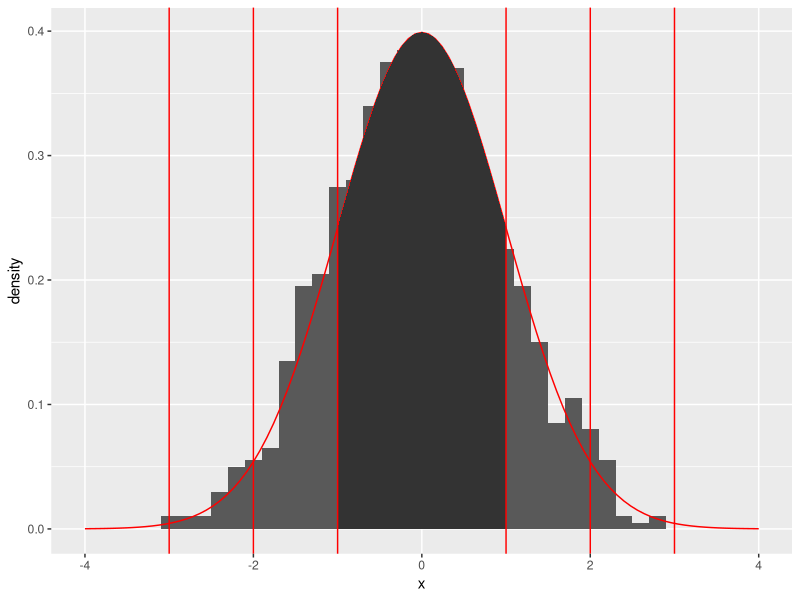
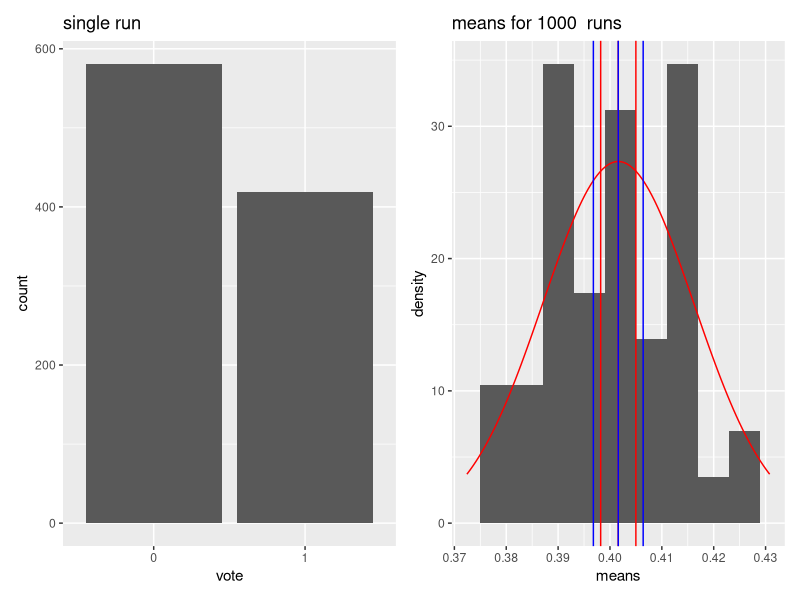

R code for these plots, in order:
## ---- chunk 1
knitr::opts_chunk$set(echo = TRUE)
if(!require("ggplot2")) { install.packages('ggplot2', repos = "http://cran.us.r-project.org"); library("ggplot2") }
## ---- chunk 2
df1 <- data.frame(x = rnorm(1000))
p1 <- ggplot(df1, aes(x)) + theme(legend.position="none") + xlim(-4, 4)
p1 <- p1 + geom_histogram(aes(y=after_stat(density)), binwidth=0.2, na.rm=TRUE)
p1 <- p1 + stat_function(fun=dnorm, args=list(mean=0, sd=1), colour="red")
p1 <- p1 + stat_function(fun=dnorm, xlim = c(-1, 1), geom = "area")
vline_data = data.frame(x_int = c(-3, -2, -1, 1, 2, 3))
p1 + geom_vline(xintercept=vline_data$x_int, colour="red")
## ---- chunk 3
v <- 0.975
## ---- chunk 4
#' n: # number of rexp samples for each mean
#' k: # number of means
generate_means <- function(n, years, prob) {
  #' collect k means, each with n samples, in an array
  sample_means = NULL
  for (i in 1:years) sample_means = c(sample_means, mean(rbinom(n, size=1, prob=prob)))
  means_df <- data.frame(means = sample_means)
  means_df
}
## ---- chunk 5
#' https://bookdown.org/yihui/rmarkdown-cookbook/font-color.html
colorize <- function(x, color) {
  if (knitr::is_latex_output()) {
    sprintf("\\textcolor{%s}{%s}", color, x)
  } else if (knitr::is_html_output()) {
    sprintf("<span style='color: %s;'>%s</span>", color,
      x)
  } else x
}
## ---- chunk 6
N <- 1000
years <- 50
p <- 0.4
df3 <- data.frame(vote = factor(rbinom(N, size=1, prob=p)))
df4 <- generate_means(N, years, p)
XBar_n <- mean(df4$means)
low  <- function(quant) { XBar_n - qnorm(quant)*sd(df4$means)/sqrt(length(df4$means)) }
high <- function(quant) { XBar_n + qnorm(quant)*sd(df4$means)/sqrt(length(df4$means)) }
vline_data <- function(quant) { data.frame(x_int = c(low(quant), XBar_n, high(quant))) }
vline_95 <- vline_data(0.95)
vline_99 <- vline_data(0.99)
## ---- chunk 7
p3 <- ggplot(df3, aes(vote))+ geom_bar() + ggtitle("single run")
## ---- chunk 8
p4 <- ggplot(df4, aes(means)) + theme(legend.position="none") + ggtitle(paste("means for", as.character(N), " runs"))
p4 <- p4 + geom_histogram(aes(y=after_stat(density)), binwidth=0.006, na.rm=TRUE)
p4 <- p4 + stat_function(fun=dnorm, args=list(mean=XBar_n, sd=sd(df4$means)), colour="red")
p4 <- p4 + xlim(XBar_n + c(-1,1) * 2*sd(df4$means))
p4 <- p4 + geom_vline(xintercept=vline_95$x_int, colour="red")
p4 <- p4 + geom_vline(xintercept=vline_99$x_int, colour="blue")
## ---- chunk 9
library(patchwork)
p3 + p4
